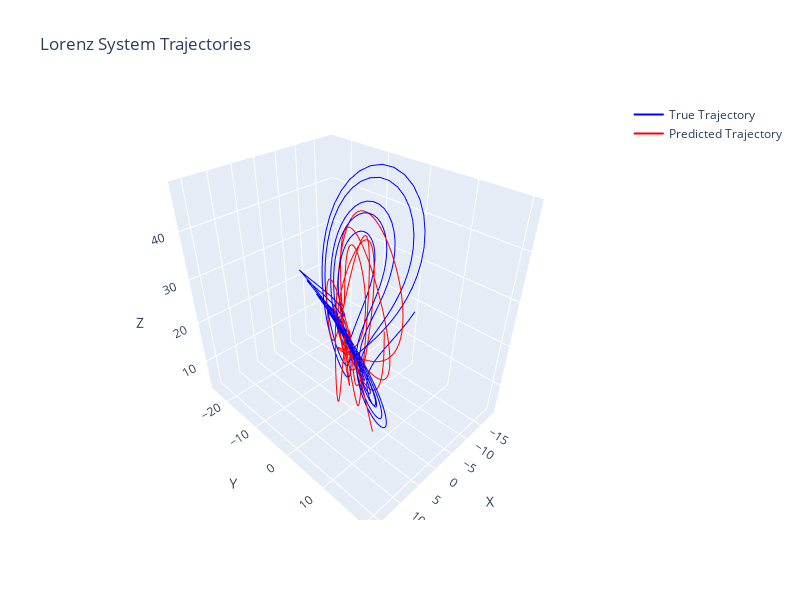

Here is the notebook cell this chart was saved with:
### Code cell
import plotly.graph_objects as go
fig = go.Figure()
fig.add_trace(go.Scatter3d(x=data[:, 0], y=data[:, 1], z=data[:, 2],
                           mode='lines', name='True Trajectory', line=dict(color='blue')))
fig.add_trace(go.Scatter3d(x=predicted_states_test[:, 0], y=predicted_states_test[:, 1], z=predicted_states_test[:, 2],
                           mode='lines', name='Predicted Trajectory', line=dict(color='red')))
fig.update_layout(scene=dict(xaxis_title='X', yaxis_title='Y', zaxis_title='Z'),
                  title='Lorenz System Trajectories',
                  width=800, height=600)
fig.show()

### Figure 1 — Plotly figure (JSON) as saved in the notebook; plotly's stock layout.template omitted (floating-point values rounded to 4 significant figures; data arrays with more than 128 entries replaced by an {"elided": "..."} marker saying what was removed)
{"data": [{"line": {"color": "blue"}, "mode": "lines", "name": "True Trajectory", "type": "scatter3d", "x": {"elided": "1000 float values"}, "y": {"elided": "1000 float values"}, "z": {"elided": "1000 float values"}}, {"line": {"color": "red"}, "mode": "lines", "name": "Predicted Trajectory", "type": "scatter3d", "x": {"elided": "1000 float values"}, "y": {"elided": "1000 float values"}, "z": {"elided": "1000 float values"}}], "layout": {"height": 600, "scene": {"xaxis": {"title": {"text": "X"}}, "yaxis": {"title": {"text": "Y"}}, "zaxis": {"title": {"text": "Z"}}}, "title": {"text": "Lorenz System Trajectories"}, "width": 800}}
